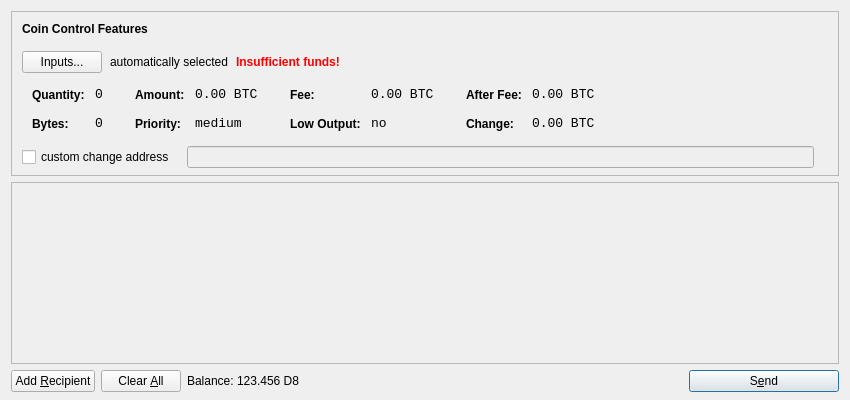
<?xml version="1.0" encoding="UTF-8"?>
<ui version="4.0">
 <class>SendCoinsDialog</class>
 <widget class="QDialog" name="SendCoinsDialog">
  <property name="geometry">
   <rect>
    <x>0</x>
    <y>0</y>
    <width>850</width>
    <height>400</height>
   </rect>
  </property>
  <property name="windowTitle">
   <string>Send Coins</string>
  </property>
  <layout class="QVBoxLayout" name="verticalLayout" stretch="0,1,0">
   <property name="bottomMargin">
    <number>8</number>
   </property>
   <item>
    <widget class="QFrame" name="frameCoinControl">
     <property name="sizePolicy">
      <sizepolicy hsizetype="Expanding" vsizetype="Expanding">
       <horstretch>0</horstretch>
       <verstretch>0</verstretch>
      </sizepolicy>
     </property>
     <property name="maximumSize">
      <size>
       <width>16777215</width>
       <height>16777215</height>
      </size>
     </property>
     <property name="frameShape">
      <enum>QFrame::StyledPanel</enum>
     </property>
     <property name="frameShadow">
      <enum>QFrame::Sunken</enum>
     </property>
     <layout class="QVBoxLayout" name="verticalLayoutCoinControl2">
      <property name="spacing">
       <number>-1</number>
      </property>
      <property name="leftMargin">
       <number>0</number>
      </property>
      <property name="topMargin">
       <number>0</number>
      </property>
      <property name="rightMargin">
       <number>0</number>
      </property>
      <property name="bottomMargin">
       <number>6</number>
      </property>
      <item>
       <layout class="QVBoxLayout" name="verticalLayoutCoinControl" stretch="0,0,0,0,1">
        <property name="spacing">
         <number>0</number>
        </property>
        <property name="leftMargin">
         <number>10</number>
        </property>
        <property name="topMargin">
         <number>10</number>
        </property>
        <item>
         <layout class="QHBoxLayout" name="horizontalLayoutCoinControl1">
          <property name="bottomMargin">
           <number>15</number>
          </property>
          <item>
           <widget class="QLabel" name="labelCoinControlFeatures">
            <property name="sizePolicy">
             <sizepolicy hsizetype="Preferred" vsizetype="Maximum">
              <horstretch>0</horstretch>
              <verstretch>0</verstretch>
             </sizepolicy>
            </property>
            <property name="font">
             <font>
              <weight>75</weight>
              <bold>true</bold>
             </font>
            </property>
            <property name="styleSheet">
             <string notr="true">font-weight:bold;</string>
            </property>
            <property name="text">
             <string>Coin Control Features</string>
            </property>
           </widget>
          </item>
         </layout>
        </item>
        <item>
         <layout class="QHBoxLayout" name="horizontalLayoutCoinControl2" stretch="0,0,0,0">
          <property name="spacing">
           <number>8</number>
          </property>
          <property name="bottomMargin">
           <number>10</number>
          </property>
          <item>
           <widget class="QPushButton" name="pushButtonCoinControl">
            <property name="styleSheet">
             <string notr="true"/>
            </property>
            <property name="text">
             <string>Inputs...</string>
            </property>
           </widget>
          </item>
          <item>
           <widget class="QLabel" name="labelCoinControlAutomaticallySelected">
            <property name="text">
             <string>automatically selected</string>
            </property>
            <property name="margin">
             <number>5</number>
            </property>
           </widget>
          </item>
          <item>
           <widget class="QLabel" name="labelCoinControlInsuffFunds">
            <property name="font">
             <font>
              <weight>75</weight>
              <bold>true</bold>
             </font>
            </property>
            <property name="styleSheet">
             <string notr="true">color:red;font-weight:bold;</string>
            </property>
            <property name="text">
             <string>Insufficient funds!</string>
            </property>
            <property name="margin">
             <number>5</number>
            </property>
           </widget>
          </item>
          <item>
           <spacer name="horizontalSpacerCoinControl">
            <property name="orientation">
             <enum>Qt::Horizontal</enum>
            </property>
            <property name="sizeHint" stdset="0">
             <size>
              <width>40</width>
              <height>1</height>
             </size>
            </property>
           </spacer>
          </item>
         </layout>
        </item>
        <item>
         <widget class="QWidget" name="widgetCoinControl" native="true">
          <property name="sizePolicy">
           <sizepolicy hsizetype="Preferred" vsizetype="Preferred">
            <horstretch>0</horstretch>
            <verstretch>0</verstretch>
           </sizepolicy>
          </property>
          <property name="minimumSize">
           <size>
            <width>0</width>
            <height>0</height>
           </size>
          </property>
          <property name="styleSheet">
           <string notr="true"/>
          </property>
          <layout class="QHBoxLayout" name="horizontalLayoutCoinControl5">
           <property name="margin">
            <number>0</number>
           </property>
           <item>
            <layout class="QHBoxLayout" name="horizontalLayoutCoinControl3" stretch="0,0,0,1">
             <property name="spacing">
              <number>20</number>
             </property>
             <property name="topMargin">
              <number>0</number>
             </property>
             <property name="bottomMargin">
              <number>10</number>
             </property>
             <item>
              <layout class="QFormLayout" name="formLayoutCoinControl1">
               <property name="horizontalSpacing">
                <number>10</number>
               </property>
               <property name="verticalSpacing">
                <number>14</number>
               </property>
               <property name="leftMargin">
                <number>10</number>
               </property>
               <property name="topMargin">
                <number>4</number>
               </property>
               <property name="rightMargin">
                <number>6</number>
               </property>
               <item row="0" column="0">
                <widget class="QLabel" name="labelCoinControlQuantityText">
                 <property name="styleSheet">
                  <string notr="true">font-weight:bold;</string>
                 </property>
                 <property name="text">
                  <string>Quantity:</string>
                 </property>
                 <property name="margin">
                  <number>0</number>
                 </property>
                </widget>
               </item>
               <item row="0" column="1">
                <widget class="QLabel" name="labelCoinControlQuantity">
                 <property name="font">
                  <font>
                   <family>Monospace</family>
                   <pointsize>10</pointsize>
                  </font>
                 </property>
                 <property name="cursor">
                  <cursorShape>IBeamCursor</cursorShape>
                 </property>
                 <property name="contextMenuPolicy">
                  <enum>Qt::ActionsContextMenu</enum>
                 </property>
                 <property name="text">
                  <string notr="true">0</string>
                 </property>
                 <property name="margin">
                  <number>0</number>
                 </property>
                 <property name="textInteractionFlags">
                  <set>Qt::LinksAccessibleByMouse|Qt::TextSelectableByKeyboard|Qt::TextSelectableByMouse</set>
                 </property>
                </widget>
               </item>
               <item row="1" column="0">
                <widget class="QLabel" name="labelCoinControlBytesText">
                 <property name="styleSheet">
                  <string notr="true">font-weight:bold;</string>
                 </property>
                 <property name="text">
                  <string>Bytes:</string>
                 </property>
                </widget>
               </item>
               <item row="1" column="1">
                <widget class="QLabel" name="labelCoinControlBytes">
                 <property name="font">
                  <font>
                   <family>Monospace</family>
                   <pointsize>10</pointsize>
                  </font>
                 </property>
                 <property name="cursor">
                  <cursorShape>IBeamCursor</cursorShape>
                 </property>
                 <property name="contextMenuPolicy">
                  <enum>Qt::ActionsContextMenu</enum>
                 </property>
                 <property name="text">
                  <string notr="true">0</string>
                 </property>
                 <property name="textInteractionFlags">
                  <set>Qt::LinksAccessibleByMouse|Qt::TextSelectableByKeyboard|Qt::TextSelectableByMouse</set>
                 </property>
                </widget>
               </item>
              </layout>
             </item>
             <item>
              <layout class="QFormLayout" name="formLayoutCoinControl2">
               <property name="horizontalSpacing">
                <number>10</number>
               </property>
               <property name="verticalSpacing">
                <number>14</number>
               </property>
               <property name="leftMargin">
                <number>6</number>
               </property>
               <property name="topMargin">
                <number>4</number>
               </property>
               <property name="rightMargin">
                <number>6</number>
               </property>
               <item row="0" column="0">
                <widget class="QLabel" name="labelCoinControlAmountText">
                 <property name="styleSheet">
                  <string notr="true">font-weight:bold;</string>
                 </property>
                 <property name="text">
                  <string>Amount:</string>
                 </property>
                 <property name="margin">
                  <number>0</number>
                 </property>
                </widget>
               </item>
               <item row="0" column="1">
                <widget class="QLabel" name="labelCoinControlAmount">
                 <property name="font">
                  <font>
                   <family>Monospace</family>
                   <pointsize>10</pointsize>
                  </font>
                 </property>
                 <property name="cursor">
                  <cursorShape>IBeamCursor</cursorShape>
                 </property>
                 <property name="contextMenuPolicy">
                  <enum>Qt::ActionsContextMenu</enum>
                 </property>
                 <property name="text">
                  <string notr="true">0.00 BTC</string>
                 </property>
                 <property name="textInteractionFlags">
                  <set>Qt::LinksAccessibleByMouse|Qt::TextSelectableByKeyboard|Qt::TextSelectableByMouse</set>
                 </property>
                </widget>
               </item>
               <item row="1" column="0">
                <widget class="QLabel" name="labelCoinControlPriorityText">
                 <property name="styleSheet">
                  <string notr="true">font-weight:bold;</string>
                 </property>
                 <property name="text">
                  <string>Priority:</string>
                 </property>
                </widget>
               </item>
               <item row="1" column="1">
                <widget class="QLabel" name="labelCoinControlPriority">
                 <property name="font">
                  <font>
                   <family>Monospace</family>
                   <pointsize>10</pointsize>
                  </font>
                 </property>
                 <property name="cursor">
                  <cursorShape>IBeamCursor</cursorShape>
                 </property>
                 <property name="contextMenuPolicy">
                  <enum>Qt::ActionsContextMenu</enum>
                 </property>
                 <property name="text">
                  <string>medium</string>
                 </property>
                 <property name="textInteractionFlags">
                  <set>Qt::LinksAccessibleByMouse|Qt::TextSelectableByKeyboard|Qt::TextSelectableByMouse</set>
                 </property>
                </widget>
               </item>
              </layout>
             </item>
             <item>
              <layout class="QFormLayout" name="formLayoutCoinControl3">
               <property name="horizontalSpacing">
                <number>10</number>
               </property>
               <property name="verticalSpacing">
                <number>14</number>
               </property>
               <property name="leftMargin">
                <number>6</number>
               </property>
               <property name="topMargin">
                <number>4</number>
               </property>
               <property name="rightMargin">
                <number>6</number>
               </property>
               <item row="0" column="0">
                <widget class="QLabel" name="labelCoinControlFeeText">
                 <property name="styleSheet">
                  <string notr="true">font-weight:bold;</string>
                 </property>
                 <property name="text">
                  <string>Fee:</string>
                 </property>
                 <property name="margin">
                  <number>0</number>
                 </property>
                </widget>
               </item>
               <item row="0" column="1">
                <widget class="QLabel" name="labelCoinControlFee">
                 <property name="font">
                  <font>
                   <family>Monospace</family>
                   <pointsize>10</pointsize>
                  </font>
                 </property>
                 <property name="cursor">
                  <cursorShape>IBeamCursor</cursorShape>
                 </property>
                 <property name="contextMenuPolicy">
                  <enum>Qt::ActionsContextMenu</enum>
                 </property>
                 <property name="text">
                  <string notr="true">0.00 BTC</string>
                 </property>
                 <property name="textInteractionFlags">
                  <set>Qt::LinksAccessibleByMouse|Qt::TextSelectableByKeyboard|Qt::TextSelectableByMouse</set>
                 </property>
                </widget>
               </item>
               <item row="1" column="0">
                <widget class="QLabel" name="labelCoinControlLowOutputText">
                 <property name="styleSheet">
                  <string notr="true">font-weight:bold;</string>
                 </property>
                 <property name="text">
                  <string>Low Output:</string>
                 </property>
                </widget>
               </item>
               <item row="1" column="1">
                <widget class="QLabel" name="labelCoinControlLowOutput">
                 <property name="font">
                  <font>
                   <family>Monospace</family>
                   <pointsize>10</pointsize>
                  </font>
                 </property>
                 <property name="cursor">
                  <cursorShape>IBeamCursor</cursorShape>
                 </property>
                 <property name="contextMenuPolicy">
                  <enum>Qt::ActionsContextMenu</enum>
                 </property>
                 <property name="text">
                  <string>no</string>
                 </property>
                 <property name="textInteractionFlags">
                  <set>Qt::LinksAccessibleByMouse|Qt::TextSelectableByKeyboard|Qt::TextSelectableByMouse</set>
                 </property>
                </widget>
               </item>
              </layout>
             </item>
             <item>
              <layout class="QFormLayout" name="formLayoutCoinControl4">
               <property name="horizontalSpacing">
                <number>10</number>
               </property>
               <property name="verticalSpacing">
                <number>14</number>
               </property>
               <property name="leftMargin">
                <number>6</number>
               </property>
               <property name="topMargin">
                <number>4</number>
               </property>
               <property name="rightMargin">
                <number>6</number>
               </property>
               <item row="0" column="0">
                <widget class="QLabel" name="labelCoinControlAfterFeeText">
                 <property name="styleSheet">
                  <string notr="true">font-weight:bold;</string>
                 </property>
                 <property name="text">
                  <string>After Fee:</string>
                 </property>
                 <property name="margin">
                  <number>0</number>
                 </property>
                </widget>
               </item>
               <item row="0" column="1">
                <widget class="QLabel" name="labelCoinControlAfterFee">
                 <property name="font">
                  <font>
                   <family>Monospace</family>
                   <pointsize>10</pointsize>
                  </font>
                 </property>
                 <property name="cursor">
                  <cursorShape>IBeamCursor</cursorShape>
                 </property>
                 <property name="contextMenuPolicy">
                  <enum>Qt::ActionsContextMenu</enum>
                 </property>
                 <property name="text">
                  <string notr="true">0.00 BTC</string>
                 </property>
                 <property name="textInteractionFlags">
                  <set>Qt::LinksAccessibleByMouse|Qt::TextSelectableByKeyboard|Qt::TextSelectableByMouse</set>
                 </property>
                </widget>
               </item>
               <item row="1" column="0">
                <widget class="QLabel" name="labelCoinControlChangeText">
                 <property name="styleSheet">
                  <string notr="true">font-weight:bold;</string>
                 </property>
                 <property name="text">
                  <string>Change:</string>
                 </property>
                </widget>
               </item>
               <item row="1" column="1">
                <widget class="QLabel" name="labelCoinControlChange">
                 <property name="font">
                  <font>
                   <family>Monospace</family>
                   <pointsize>10</pointsize>
                  </font>
                 </property>
                 <property name="cursor">
                  <cursorShape>IBeamCursor</cursorShape>
                 </property>
                 <property name="contextMenuPolicy">
                  <enum>Qt::ActionsContextMenu</enum>
                 </property>
                 <property name="text">
                  <string notr="true">0.00 BTC</string>
                 </property>
                 <property name="textInteractionFlags">
                  <set>Qt::LinksAccessibleByMouse|Qt::TextSelectableByKeyboard|Qt::TextSelectableByMouse</set>
                 </property>
                </widget>
               </item>
              </layout>
             </item>
            </layout>
           </item>
          </layout>
         </widget>
        </item>
        <item>
         <layout class="QHBoxLayout" name="horizontalLayoutCoinControl4" stretch="0,0,0">
          <property name="spacing">
           <number>12</number>
          </property>
          <property name="sizeConstraint">
           <enum>QLayout::SetDefaultConstraint</enum>
          </property>
          <property name="topMargin">
           <number>5</number>
          </property>
          <property name="rightMargin">
           <number>5</number>
          </property>
          <item>
           <widget class="QCheckBox" name="checkBoxCoinControlChange">
            <property name="text">
             <string>custom change address</string>
            </property>
           </widget>
          </item>
          <item>
           <widget class="QLineEdit" name="lineEditCoinControlChange">
            <property name="enabled">
             <bool>false</bool>
            </property>
            <property name="sizePolicy">
             <sizepolicy hsizetype="Expanding" vsizetype="Fixed">
              <horstretch>0</horstretch>
              <verstretch>0</verstretch>
             </sizepolicy>
            </property>
           </widget>
          </item>
          <item>
           <widget class="QLabel" name="labelCoinControlChangeLabel">
            <property name="sizePolicy">
             <sizepolicy hsizetype="Preferred" vsizetype="Expanding">
              <horstretch>0</horstretch>
              <verstretch>0</verstretch>
             </sizepolicy>
            </property>
            <property name="minimumSize">
             <size>
              <width>0</width>
              <height>0</height>
             </size>
            </property>
            <property name="text">
             <string/>
            </property>
            <property name="margin">
             <number>3</number>
            </property>
           </widget>
          </item>
         </layout>
        </item>
        <item>
         <spacer name="verticalSpacerCoinControl">
          <property name="orientation">
           <enum>Qt::Vertical</enum>
          </property>
          <property name="sizeHint" stdset="0">
           <size>
            <width>800</width>
            <height>1</height>
           </size>
          </property>
         </spacer>
        </item>
       </layout>
      </item>
     </layout>
    </widget>
   </item>
   <item>
    <widget class="QScrollArea" name="scrollArea">
     <property name="widgetResizable">
      <bool>true</bool>
     </property>
     <widget class="QWidget" name="scrollAreaWidgetContents">
      <property name="geometry">
       <rect>
        <x>0</x>
        <y>0</y>
        <width>830</width>
        <height>165</height>
       </rect>
      </property>
      <layout class="QVBoxLayout" name="verticalLayout_2">
       <property name="margin">
        <number>0</number>
       </property>
       <item>
        <layout class="QVBoxLayout" name="entries">
         <property name="spacing">
          <number>6</number>
         </property>
        </layout>
       </item>
       <item>
        <spacer name="verticalSpacer">
         <property name="orientation">
          <enum>Qt::Vertical</enum>
         </property>
         <property name="sizeHint" stdset="0">
          <size>
           <width>20</width>
           <height>40</height>
          </size>
         </property>
        </spacer>
       </item>
      </layout>
     </widget>
    </widget>
   </item>
   <item>
    <layout class="QHBoxLayout" name="horizontalLayout">
     <item>
      <widget class="QPushButton" name="addButton">
       <property name="toolTip">
        <string>Send to multiple recipients at once</string>
       </property>
       <property name="text">
        <string>Add &amp;Recipient</string>
       </property>
       <property name="icon">
        <iconset resource="../bitcoin.qrc">
         <normaloff>:/icons/add</normaloff>:/icons/add</iconset>
       </property>
       <property name="autoDefault">
        <bool>false</bool>
       </property>
      </widget>
     </item>
     <item>
      <widget class="QPushButton" name="clearButton">
       <property name="sizePolicy">
        <sizepolicy hsizetype="Minimum" vsizetype="Fixed">
         <horstretch>0</horstretch>
         <verstretch>0</verstretch>
        </sizepolicy>
       </property>
       <property name="toolTip">
        <string>Remove all transaction fields</string>
       </property>
       <property name="text">
        <string>Clear &amp;All</string>
       </property>
       <property name="icon">
        <iconset resource="../bitcoin.qrc">
         <normaloff>:/icons/remove</normaloff>:/icons/remove</iconset>
       </property>
       <property name="autoRepeatDelay">
        <number>300</number>
       </property>
       <property name="autoDefault">
        <bool>false</bool>
       </property>
      </widget>
     </item>
     <item>
      <layout class="QHBoxLayout" name="horizontalLayout_2">
       <property name="spacing">
        <number>3</number>
       </property>
       <item>
        <widget class="QLabel" name="label">
         <property name="text">
          <string>Balance:</string>
         </property>
        </widget>
       </item>
       <item>
        <widget class="QLabel" name="labelBalance">
         <property name="cursor">
          <cursorShape>IBeamCursor</cursorShape>
         </property>
         <property name="text">
          <string>123.456 D8</string>
         </property>
         <property name="textInteractionFlags">
          <set>Qt::LinksAccessibleByMouse|Qt::TextSelectableByKeyboard|Qt::TextSelectableByMouse</set>
         </property>
        </widget>
       </item>
      </layout>
     </item>
     <item>
      <spacer name="horizontalSpacer">
       <property name="orientation">
        <enum>Qt::Horizontal</enum>
       </property>
       <property name="sizeHint" stdset="0">
        <size>
         <width>40</width>
         <height>20</height>
        </size>
       </property>
      </spacer>
     </item>
     <item>
      <widget class="QPushButton" name="sendButton">
       <property name="minimumSize">
        <size>
         <width>150</width>
         <height>0</height>
        </size>
       </property>
       <property name="toolTip">
        <string>Confirm the send action</string>
       </property>
       <property name="text">
        <string>S&amp;end</string>
       </property>
       <property name="icon">
        <iconset resource="../bitcoin.qrc">
         <normaloff>:/icons/send</normaloff>:/icons/send</iconset>
       </property>
       <property name="default">
        <bool>true</bool>
       </property>
      </widget>
     </item>
    </layout>
   </item>
  </layout>
 </widget>
 <resources>
  <include location="../bitcoin.qrc"/>
 </resources>
 <connections/>
</ui>
